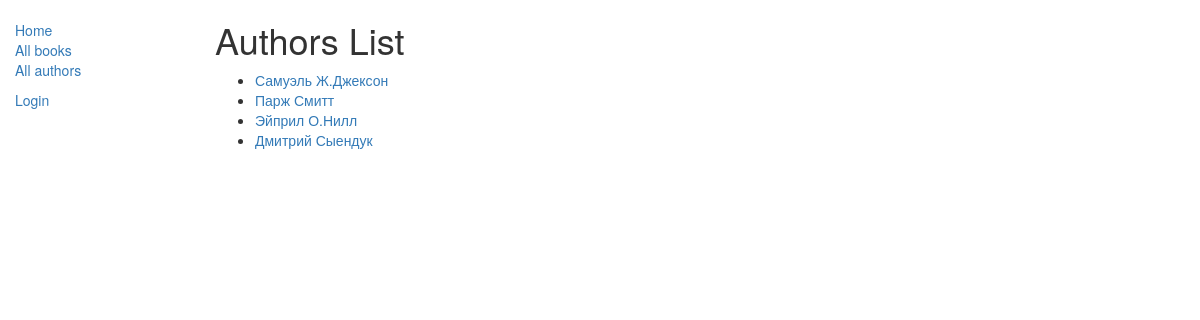
Screenshot of /catalog/authors/ with the database file from the repository.
### catalog/models.py (models this page shows, shortened)
class Author(models.Model):
    first_name = models.CharField(max_length=100)
    last_name = models.CharField(max_length=100)
    date_of_birth = models.DateField(null=True, blank=True)
    date_of_death = models.DateField('Died', null=True, blank=True)
    def get_absolute_url(self):
        return reverse('author-detail', args=[str(self.id)])

### catalog/views.py (the view)
class AuthorListView(generic.ListView):
    model = Author

### catalog/templates/catalog/author_list.html
{% extends "base_generic.html" %}
{% block content %}
    <h1>Authors List</h1>
    {% if author_list %}
    <ul>
      {% for author in author_list %}
      <li>
        <a href="{{ author.get_absolute_url }}">{{ author.first_name }} {{ author.last_name }}</a>
      </li>
      {% endfor %}
    </ul>
    {% else %}
      <p>There are no books in the library.</p>
    {% endif %}
{% endblock %}

### rows the page displays
Author: first_name "Самуэль", last_name "Ж.Джексон"
Author: first_name "Парж", last_name "Смитт"
Author: first_name "Эйприл", last_name "О.Нилл"
Author: first_name "Дмитрий", last_name "Сыендук"
